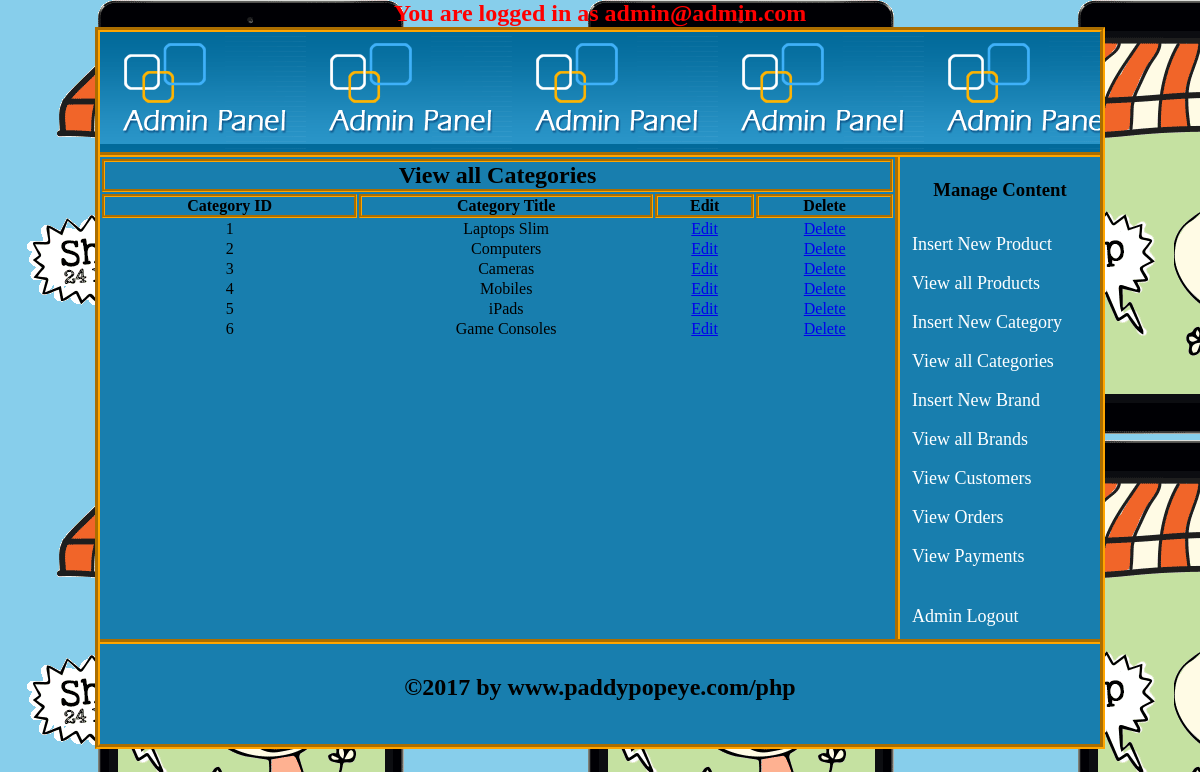
The page /admin_area/index.php?view_cats (signed in) on the database its author committed.
### tables this page shows
CREATE TABLE `categories` (
  `cat_id` int(100) NOT NULL,
  `cat_title` text NOT NULL
);

### admin_area/view_categories.php (the view, shortened to what this page needs)
<?php if(!isset($_SESSION['admin_email'])){
	echo "<script>window.open('login.php','_self')</script>";}
else{
?>
<table width="795" align="center" bgcolor="#187eae">
	<tr align="center">
		<td colspan="6" style="border:3px groove orange;"><h2>View all Categories</h2></td>
	</tr>
	<tr>
		<th style="border:3px groove orange;">Category ID</th>
		<th style="border:3px groove orange;">Category Title</th>
		<th style="border:3px groove orange;">Edit</th>
		<th style="border:3px groove orange;">Delete</th>
	</tr>
	<?php
		$index = 0;
		include('../functions/functions.php');
		$get_cat = "SELECT * FROM categories";
		$run_cat = mysqli_query($con, $get_cat);
		while ($row_cat= mysqli_fetch_array($run_cat)){
			$cat_id = $row_cat['cat_id'];
			$cat_title = $row_cat['cat_title'];
			$index ++;
?>
	<tr align="center">
		<td><?php echo $index; ?></td>
		<td><?php echo $cat_title; ?></td>
		 <td><a href="index.php?edit_cat=<?php echo $cat_id?>">Edit</a></td>
		<td><a href="index.php?delete_cat=<?php echo $cat_id?>">Delete</a></td>
	</tr>
	<?php } ?>
</table>
<?php } ?>

### styles/styles.css (style rules this page uses)
html, body, div, span, applet, object, iframe, h1, h2, h3, h4, h5, h6, p, blockquote, pre, a, abbr, acronym, address, big, cite, code, del, dfn, em, img, ins, kbd, q, s, samp, small, strike, strong, sub, sup, tt, var, b, u, i, center, dl, dt, dd, ol, ul, li, fieldset, form, label, legend, table, caption, tbody, tfoot, thead, tr, th, td, article, aside, canvas, details, embed, figure, figcaption, footer, header, hgroup, menu, nav, output, ruby, section, summary, time, mark, audio, video { margin: 0; padding: 0; border: 0; vertical-align: baseline; }
body { background-image: url(../images/img-developmentbox1.gif); background-color: skyblue; }

### rows shown on the page
categories: cat_title "Laptops Slim"
categories: cat_title "Computers"
categories: cat_title "Cameras"
categories: cat_title "Mobiles"
categories: cat_title "iPads"
categories: cat_title "Game Consoles"

### other values the page prints
$_SESSION['admin_email'] "admin@admin.com"
